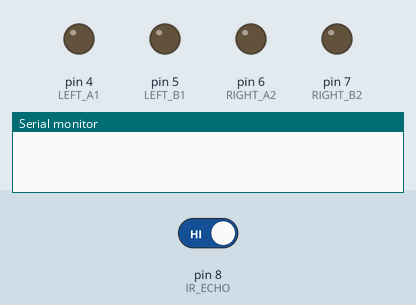
Recording of a sketch running on a simulated Arduino Uno, built with avr-gcc and run on an emulated ATmega328P. Shown: output pins drawn as LEDs (lit = HIGH), the last lines printed to the serial monitor. Inputs (shaded band) come from the test bench; at power-on: pin 8 (IR_ECHO) HIGH. Random numbers use the default seed unless the sketch sets one; pins used as bus, display or sensor lines are not drawn.

Above: at 0.1 s.
At 14.1 s:
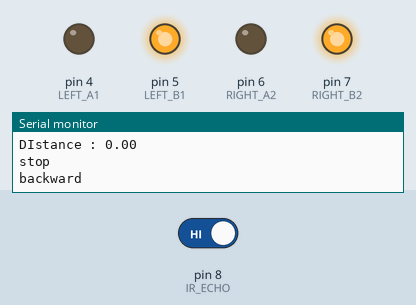
At 26.6 s:
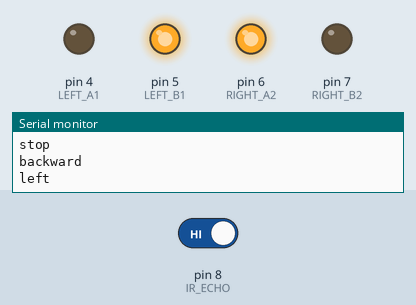
At 38.7 s:
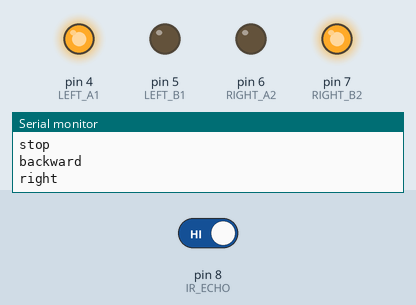
Timing chart, 0 to 40.0 s (numbered marks = the images above):
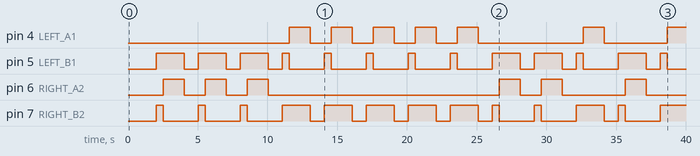

Measured:
- by itself, pin 4 (LEFT_A1): goes 4 × (HIGH 1.5 s, LOW 1.5 s), HIGH 1.5 s, LOW 7.5 s, HIGH 1.5 s, LOW 4.5 s, then HIGH
- by itself, pin 5 (LEFT_B1): LOW → HIGH at 2.0 s, → LOW 2.0 s later, → HIGH 1.0 s later, → LOW 2.0 s later, … (26 changes in this stretch)
- by itself, pin 6 (RIGHT_A2): LOW → HIGH at 2.5 s, → LOW 1.5 s later, → HIGH 1.5 s later, → LOW 1.5 s later, … (12 changes in this stretch)
- by itself, pin 7 (RIGHT_B2): LOW → HIGH at 2.0 s, → LOW 0.50 s later, → HIGH 2.5 s later, → LOW 0.50 s later, … (25 changes in this stretch)

The sketch:

auto_driving.ino
```cpp
#include <SoftwareSerial.h> //시리얼 통신 라이브러리 호출

//모터 PIN 설정
#define LEFT_A1 4 //왼쪽 바퀴
#define LEFT_B1 5 //왼쪽 바퀴
#define RIGHT_A2 6 //오른쪽 바퀴
#define RIGHT_B2 7 //오른쪽 바퀴

//초음파 센서 PIN 설정
#define IR_TRIG 9 //TRIG 핀 설정 (초음파 보내는 핀)
#define IR_ECHO 8 //ECHO 핀 설정 (반사된 초음파 받는 핀)

void setup() {
  Serial.begin(9600);   //시리얼모니터

  //모터 핀모드 설정
  pinMode(LEFT_A1, OUTPUT);
  pinMode(RIGHT_A2, OUTPUT);
  pinMode(LEFT_B1, OUTPUT);
  pinMode(RIGHT_B2, OUTPUT);

  //초음파 센서 핀모드 설정
  pinMode(IR_TRIG, OUTPUT);
  pinMode(IR_ECHO, INPUT);
}

void loop() {
  float duration, distance;
  digitalWrite(IR_TRIG, HIGH);
  delay(10);
  digitalWrite(IR_TRIG, LOW);

  // echoPin 이 HIGH를 유지한 시간
  duration = pulseIn(IR_ECHO, HIGH);
  // HIGH 였을 때 시간(초음파가 보냈다가 다시 들어온 시간)을 가지고 거리를 계산 한다.
  // 340은 초당 초음파(소리)의 속도, 10000은 밀리세컨드를 세컨드로, 왕복거리이므로 2로 나눠주면 거리가 cm 로 나옴
  distance = ((float)(340 * duration) / 10000) / 2;
  Serial.print("\nDIstance : ");
  Serial.println(distance);

  if (distance < 20) {        //장애물 감지 (20cm 이내)
    Serial.println("stop");
    stop();  //정지(1초)
    Serial.println("backward");
    backward();  //후진(0.5초)
    int rnd = random(0, 2);  //장애물 감지시 좌/우회전 랜덤처리
    if (rnd == 0) {
      Serial.println("right");
      right();
    } else {
      Serial.println("left");
      left();
    }
  } else {        //장애물 없음
    Serial.println("forward");
    forward();
  }
}

void forward() {
  digitalWrite(LEFT_A1, HIGH);
  digitalWrite(LEFT_B1, LOW);
  digitalWrite(RIGHT_A2, HIGH);
  digitalWrite(RIGHT_B2, LOW);
}
void backward() {
  digitalWrite(LEFT_A1, LOW);
  digitalWrite(LEFT_B1, HIGH);
  digitalWrite(RIGHT_A2, LOW);
  digitalWrite(RIGHT_B2, HIGH);
  delay(500);
}
void left() {
  digitalWrite(LEFT_A1, LOW);
  digitalWrite(LEFT_B1, HIGH);
  digitalWrite(RIGHT_A2, HIGH);
  digitalWrite(RIGHT_B2, LOW);
  delay(500);
}
void right() {
  digitalWrite(LEFT_A1, HIGH);
  digitalWrite(LEFT_B1, LOW);
  digitalWrite(RIGHT_A2, LOW);
  digitalWrite(RIGHT_B2, HIGH);
  delay(500);
}
void stop() {
  digitalWrite(LEFT_A1, LOW);
  digitalWrite(LEFT_B1, LOW);
  digitalWrite(RIGHT_A2, LOW);
  digitalWrite(RIGHT_B2, LOW);
  delay(1000);
}
```
